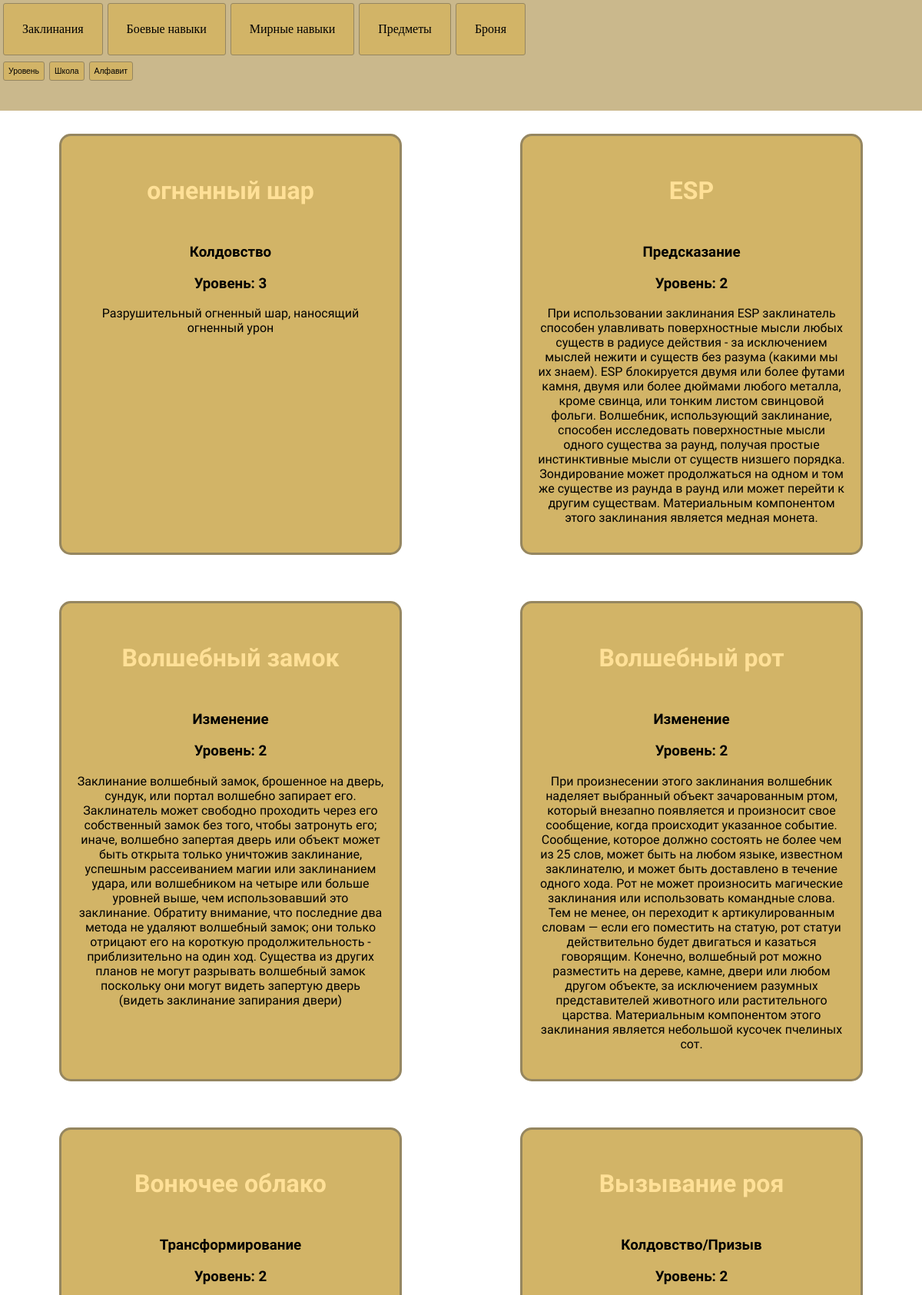
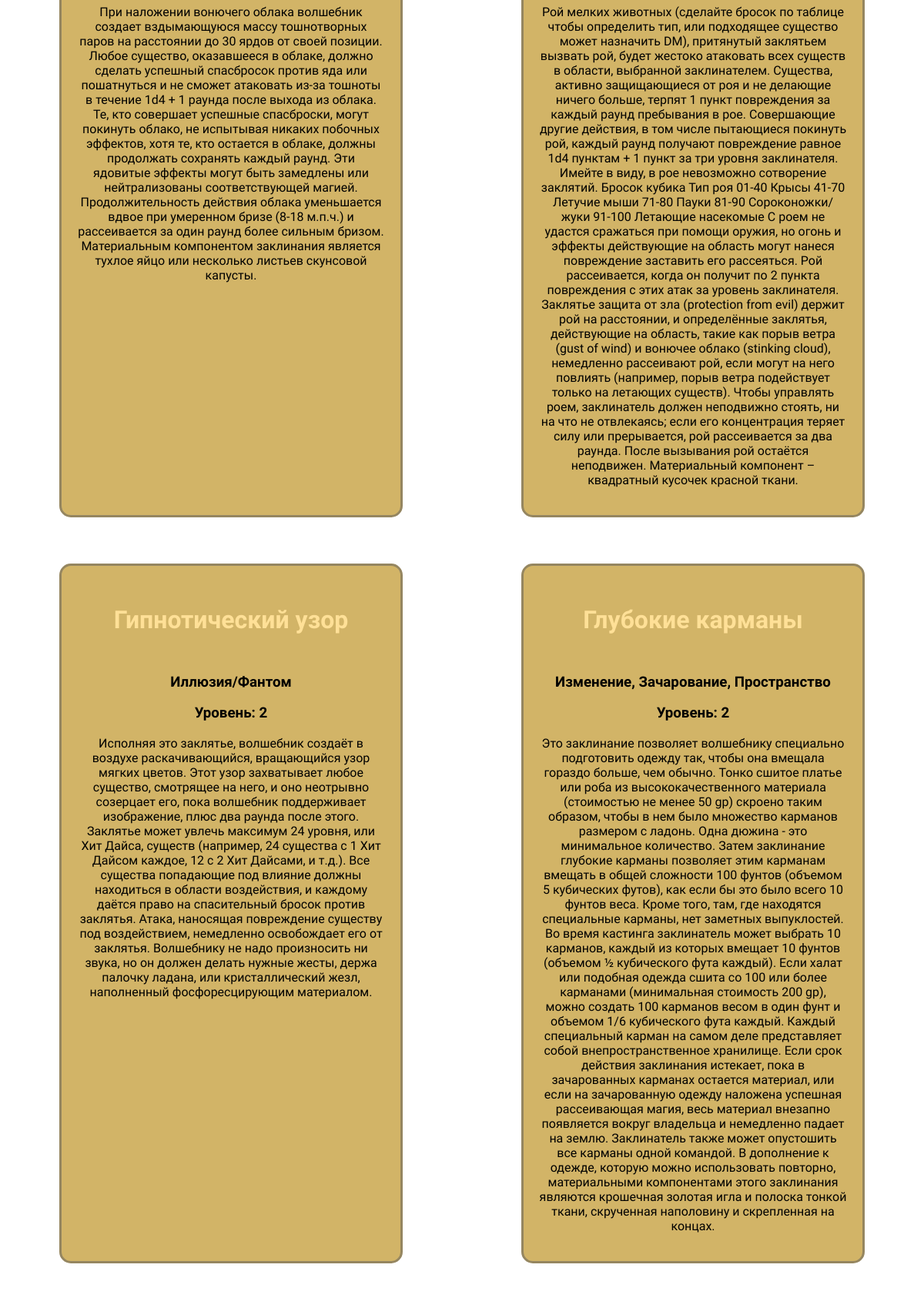
The page / (upper part) on the database its author committed (2 pictures, top to bottom).
### tables this page shows
CREATE TABLE spells (
	spell_id INTEGER NOT NULL, 
	spell_name TEXT, 
	spell_lvl INTEGER, 
	spell_desc TEXT, 
	spell_school TEXT, 
	PRIMARY KEY (spell_id)
);

### app.py (the view)
@app.route('/')
def index():
    spells_list = db.get_spells()
    return render_template('main.html', spells = spells_list)

### database.py (called while the page is built)
def get_spells():
    selection_query = db.select(spells)
    selection_result = conn.execute(selection_query)
    return selection_result.fetchall()

### templates/main.html (shortened to what this page needs)
<!DOCTYPE html>
<html lang="en">
<head>
    <link rel="stylesheet" href="../static/style.css">
</head>
<body>
    <header>
        <navbar class="menu">
            <a href="/" class="nav_btn">Заклинания</a>
            <a href="/skills" class="nav_btn">Боевые навыки</a>
            <a href="/skills_peaceful" class="nav_btn">Мирные навыки</a>
            <a href="/items" class="nav_btn">Предметы</a>
            <a href="/armor" class="nav_btn">Броня</a>
        </navbar>
        <navbar class="filter">
            <button>Уровень</button>
            <button>Школа</button>
            <button>Алфавит</button>
        </navbar>
    </header>
    <div class="container">
        {% for spell in spells%}
        <div class="card">
            <h2>{{spell[1]}}</h2>
            <h3>{{spell[4]}}</h3>
            <h3>Уровень: {{spell[2]}}</h3>
            <p>{{spell[3]}}</p>
        </div>
        {% endfor %}
    </div>
</body>
</html>

### static/style.css (style rules this page uses)
.container { display: flex; flex-direction: row; flex-wrap: wrap; justify-content: space-around; }
.container h2 { color: rgb(255, 224, 151); display: inline-block; padding: 5px; font-size: 2em; }
.card { background-color: #d2b467; text-align: center; border-radius: 15px; padding: 20px; border-style: solid; border-color: #958660; border-width: 3px; font-family: "Alice", serif; font-weight: 400; font-style: normal; width: 400px; margin: 30px; }
.card p { font-weight: 100; }
navbar { display: flex; flex-direction: row; flex-wrap: wrap; justify-content: left; margin: 1px; }
header { display: flex; width: 100vw; height: 18vh; flex-direction: column; align-items: left; margin: 0; background-color: #cab88c; }
body { margin: 0; background-image: url("../static/images/backroundDragon.jpg"); background-size: cover; backdrop-filter: blur(3px); }
navbar>a { text-decoration: none; background-color: #d2b467; padding: 2vw; border-radius: 3px; margin: 3px; color: black; border-style: solid; border-color: #958660; border-width: 1px; }
navbar>button { text-decoration: none; background-color: #d2b467; padding: 0.5vw; font-size: 65%; border-radius: 3px; margin: 3px; color: black; border-style: solid; border-color: #958660; border-width: 1px; }

### rows shown on the page
spells: spell_name "огненный шар", spell_school "Колдовство", spell_lvl "3", spell_desc "Разрушительный огненный шар, наносящий огненный урон"
spells: spell_name "ESP", spell_school "Предсказание", spell_lvl "2", spell_desc "При использовании заклинания ESP заклинатель способен улавливать поверхностные мысли любых существ в радиусе действия - за исключением мыслей нежити и существ без разума (какими мы их знаем). ESP блокируется двумя или более футами камня, двумя или более дюймами любого металла, кроме свинца, или тонким листом свинцовой фольги. Волшебник, использующий заклинание, способен исследовать поверхностные мысли одного существа за раунд, получая простые инстинктивные мысли от существ низшего порядка. Зондирование может продолжаться на одном и том же существе из раунда в раунд или может перейти к другим существам. Материальным компонентом этого заклинания является медная монета."
spells: spell_name "Волшебный замок", spell_school "Изменение", spell_lvl "2", spell_desc "Заклинание волшебный замок, брошенное на дверь, сундук, или портал волшебно запирает его. Заклинатель может свободно проходить через его собственный замок без того, чтобы затронуть его; иначе, волшебно запертая дверь или объект может быть открыта только уничтожив заклинание, успешным рассеиванием магии или заклинанием удара, или волшебником на четыре или больше уровней выше, чем использовавший это заклинание. Обратиту внимание, что последние два метода не удаляют волшебный замок; они только отрицают его на короткую продолжительность - приблизительно на один ход. Существа из других планов не могут разрывать волшебный замок поскольку они могут видеть запертую дверь (видеть заклинание…"
spells: spell_name "Волшебный рот", spell_school "Изменение", spell_lvl "2", spell_desc "При произнесении этого заклинания волшебник наделяет выбранный объект зачарованным ртом, который внезапно появляется и произносит свое сообщение, когда происходит указанное событие. Сообщение, которое должно состоять не более чем из 25 слов, может быть на любом языке, известном заклинателю, и может быть доставлено в течение одного хода. Рот не может произносить магические заклинания или использовать командные слова. Тем не менее, он переходит к артикулированным словам — если его поместить на статую, рот статуи действительно будет двигаться и казаться говорящим. Конечно, волшебный рот можно разместить на дереве, камне, двери или любом другом объекте, за исключением разумных представителей…"
spells: spell_name "Вонючее облако", spell_school "Трансформирование", spell_lvl "2", spell_desc "При наложении вонючего облака волшебник создает вздымающуюся массу тошнотворных паров на расстоянии до 30 ярдов от своей позиции. Любое существо, оказавшееся в облаке, должно сделать успешный спасбросок против яда или пошатнуться и не сможет атаковать из-за тошноты в течение 1d4 + 1 раунда после выхода из облака. Те, кто совершает успешные спасброски, могут покинуть облако, не испытывая никаких побочных эффектов, хотя те, кто остается в облаке, должны продолжать сохранять каждый раунд. Эти ядовитые эффекты могут быть замедлены или нейтрализованы соответствующей магией. Продолжительность действия облака уменьшается вдвое при умеренном бризе (8-18 м.п.ч.) и рассеивается за один раунд более…"
spells: spell_name "Вызывание роя", spell_school "Колдовство/Призыв", spell_lvl "2", spell_desc "Рой мелких животных (сделайте бросок по таблице чтобы определить тип, или подходящее существо может назначить DM), притянутый заклятьем вызвать рой, будет жестоко атаковать всех существ в области, выбранной заклинателем. Существа, активно защищающиеся от роя и не делающие ничего больше, терпят 1 пункт повреждения за каждый раунд пребывания в рое. Совершающие другие действия, в том числе пытающиеся покинуть рой, каждый раунд получают повреждение равное 1d4 пунктам + 1 пункт за три уровня заклинателя. Имейте в виду, в рое невозможно сотворение заклятий. Бросок кубика Тип роя 01-40 Крысы 41-70 Летучие мыши 71-80 Пауки 81-90 Сороконожки/жуки 91-100 Летающие насекомые С роем не удастся сражаться…"
spells: spell_name "Гипнотический узор", spell_school "Иллюзия/Фантом", spell_lvl "2", spell_desc "Исполняя это заклятье, волшебник создаёт в воздухе раскачивающийся, вращающийся узор мягких цветов. Этот узор захватывает любое существо, смотрящее на него, и оно неотрывно созерцает его, пока волшебник поддерживает изображение, плюс два раунда после этого. Заклятье может увлечь максимум 24 уровня, или Хит Дайса, существ (например, 24 существа с 1 Хит Дайсом каждое, 12 с 2 Хит Дайсами, и т.д.). Все существа попадающие под влияние должны находиться в области воздействия, и каждому даётся право на спасительный бросок против заклятья. Атака, наносящая повреждение существу под воздействием, немедленно освобождает его от заклятья. Волшебнику не надо произносить ни звука, но он должен делать…"
spells: spell_name "Глубокие карманы", spell_school "Изменение, Зачарование, Пространство", spell_lvl "2", spell_desc "Это заклинание позволяет волшебнику специально подготовить одежду так, чтобы она вмещала гораздо больше, чем обычно. Тонко сшитое платье или роба из высококачественного материала (стоимостью не менее 50 gp) скроено таким образом, чтобы в нем было множество карманов размером с ладонь. Одна дюжина - это минимальное количество. Затем заклинание глубокие карманы позволяет этим карманам вмещать в общей сложности 100 фунтов (объемом 5 кубических футов), как если бы это было всего 10 фунтов веса. Кроме того, там, где находятся специальные карманы, нет заметных выпуклостей. Во время кастинга заклинатель может выбрать 10 карманов, каждый из которых вмещает 10 фунтов (объемом ½ кубического фута…"
